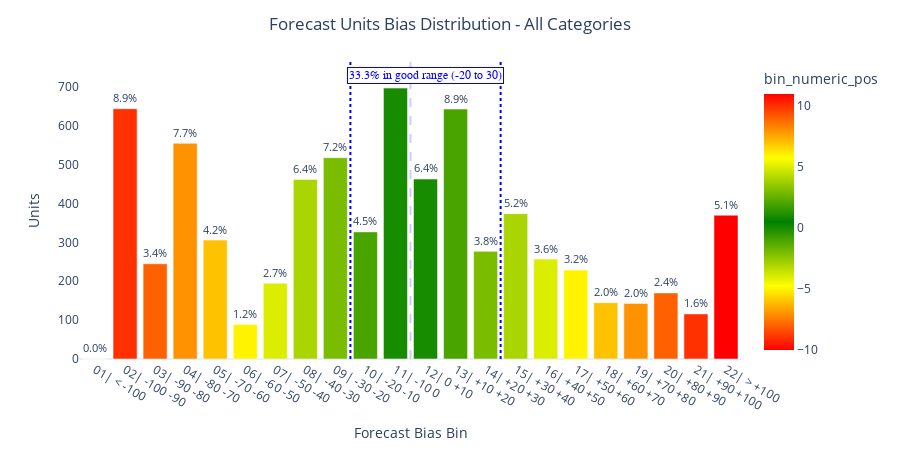
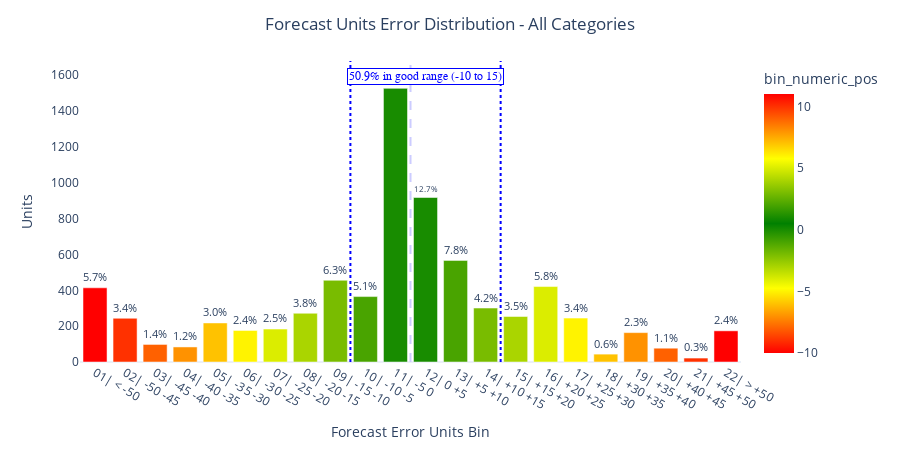

The cell these charts' notebook holds for them, in order:
### Code cell
FEVAL.plot_accuracy_distribution(evaluation_data, method="bias").show()
FEVAL.plot_accuracy_distribution(evaluation_data, method="error").show()

### Figure 1 — Plotly figure (JSON) as saved in the notebook; plotly's stock layout.template omitted (floating-point values rounded to 4 significant figures)
{"data": [{"alignmentgroup": "True", "hovertemplate": "Forecast Bias Bin=%{x}<br>Units=%{y}<br>percentage_of_target=%{text}<br>bin_numeric_pos=%{marker.color}<extra></extra>", "legendgroup": "", "marker": {"color": [-10, -9, -8, -7, -6, -5, -4, -3, -2, -1, 0, 1, 2, 3, 4, 5, 6, 7, 8, 9, 10, 11], "coloraxis": "coloraxis", "pattern": {"shape": ""}}, "name": "", "offsetgroup": "", "orientation": "v", "showlegend": false, "text": [0, 8.9, 3.4, 7.7, 4.2, 1.2, 2.7, 6.4, 7.2, 4.5, 9.6, 6.4, 8.9, 3.8, 5.2, 3.6, 3.2, 2, 2, 2.4, 1.6, 5.1], "textposition": "outside", "texttemplate": "%{text:.1f}%", "type": "bar", "x": ["01| < -100", "02| -100 -90", "03| -90 -80", "04| -80 -70", "05| -70 -60", "06| -60 -50", "07| -50 -40", "08| -40 -30", "09| -30 -20", "10| -20 -10", "11| -10 0", "12| 0 +10", "13| +10 +20", "14| +20 +30", "15| +30 +40", "16| +40 +50", "17| +50 +60", "18| +60 +70", "19| +70 +80", "20| +80 +90", "21| +90 +100", "22| > +100"], "xaxis": "x", "y": [0, 644, 245, 555, 306, 89, 195, 462, 518, 327, 697, 463, 643, 277, 374, 257, 229, 145, 143, 170, 116, 370], "yaxis": "y"}], "layout": {"annotations": [{"bgcolor": "white", "bordercolor": "#0000ff", "borderwidth": 1, "font": {"color": "#0000ff", "family": "Arial", "size": 12}, "showarrow": false, "text": "33.3% in good range (-20 to 30)", "x": 11, "y": 728.4}], "barmode": "relative", "coloraxis": {"colorbar": {"title": {"text": "bin_numeric_pos"}}, "colorscale": [[0, "red"], [0.25, "yellow"], [0.5, "green"], [0.75, "yellow"], [1, "red"]]}, "height": 450, "legend": {"tracegroupgap": 0}, "margin": {"t": 60}, "shapes": [{"line": {"color": "#ccccff", "dash": "dash"}, "type": "line", "x0": 10.5, "x1": 10.5, "y0": 0, "y1": 766.7}, {"line": {"color": "#0000ff", "dash": "dot"}, "type": "line", "x0": 8.5, "x1": 8.5, "y0": 0, "y1": 766.7}, {"line": {"color": "#0000ff", "dash": "dot"}, "type": "line", "x0": 13.5, "x1": 13.5, "y0": 0, "y1": 766.7}], "title": {"text": "Forecast Units Bias Distribution - All Categories", "x": 0.5}, "width": 900, "xaxis": {"anchor": "y", "domain": [0, 1], "showgrid": false, "title": {"text": "Forecast Bias Bin"}}, "yaxis": {"anchor": "x", "domain": [0, 1], "showgrid": false, "title": {"text": "Units"}}}}

### Figure 2 — Plotly figure (JSON) as saved in the notebook; plotly's stock layout.template omitted (floating-point values rounded to 4 significant figures)
{"data": [{"alignmentgroup": "True", "hovertemplate": "Forecast Error Units Bin=%{x}<br>Units=%{y}<br>percentage_of_target=%{text}<br>bin_numeric_pos=%{marker.color}<extra></extra>", "legendgroup": "", "marker": {"color": [-10, -9, -8, -7, -6, -5, -4, -3, -2, -1, 0, 1, 2, 3, 4, 5, 6, 7, 8, 9, 10, 11], "coloraxis": "coloraxis", "pattern": {"shape": ""}}, "name": "", "offsetgroup": "", "orientation": "v", "showlegend": false, "text": [5.7, 3.4, 1.4, 1.2, 3, 2.4, 2.5, 3.8, 6.3, 5.1, 21.1, 12.7, 7.8, 4.2, 3.5, 5.8, 3.4, 0.6, 2.3, 1.1, 0.3, 2.4], "textposition": "outside", "texttemplate": "%{text:.1f}%", "type": "bar", "x": ["01| < -50", "02| -50 -45", "03| -45 -40", "04| -40 -35", "05| -35 -30", "06| -30 -25", "07| -25 -20", "08| -20 -15", "09| -15 -10", "10| -10 -5", "11| -5 0", "12| 0 +5", "13| +5 +10", "14| +10 +15", "15| +15 +20", "16| +20 +25", "17| +25 +30", "18| +30 +35", "19| +35 +40", "20| +40 +45", "21| +45 +50", "22| > +50"], "xaxis": "x", "y": [414, 244, 98, 84, 218, 176, 184, 272, 456, 365, 1527, 918, 567, 301, 254, 421, 245, 44, 164, 77, 22, 174], "yaxis": "y"}], "layout": {"annotations": [{"bgcolor": "white", "bordercolor": "#0000ff", "borderwidth": 1, "font": {"color": "#0000ff", "family": "Arial", "size": 12}, "showarrow": false, "text": "50.9% in good range (-10 to 15)", "x": 11, "y": 1596.0}], "barmode": "relative", "coloraxis": {"colorbar": {"title": {"text": "bin_numeric_pos"}}, "colorscale": [[0, "red"], [0.25, "yellow"], [0.5, "green"], [0.75, "yellow"], [1, "red"]]}, "height": 450, "legend": {"tracegroupgap": 0}, "margin": {"t": 60}, "shapes": [{"line": {"color": "#ccccff", "dash": "dash"}, "type": "line", "x0": 10.5, "x1": 10.5, "y0": 0, "y1": 1680.0}, {"line": {"color": "#0000ff", "dash": "dot"}, "type": "line", "x0": 8.5, "x1": 8.5, "y0": 0, "y1": 1680.0}, {"line": {"color": "#0000ff", "dash": "dot"}, "type": "line", "x0": 13.5, "x1": 13.5, "y0": 0, "y1": 1680.0}], "title": {"text": "Forecast Units Error Distribution - All Categories", "x": 0.5}, "width": 900, "xaxis": {"anchor": "y", "domain": [0, 1], "showgrid": false, "title": {"text": "Forecast Error Units Bin"}}, "yaxis": {"anchor": "x", "domain": [0, 1], "showgrid": false, "title": {"text": "Units"}}}}
